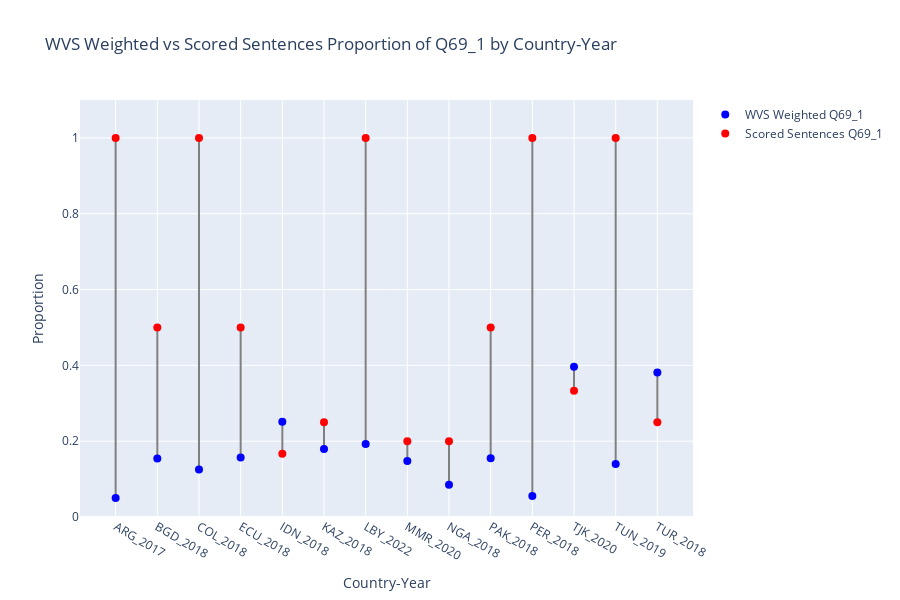

The notebook cell this image was saved under:
### Code cell
## (Visualization -III) ##

# This script compares proportions of a specific Q69 survey response between scored sentences and WVS data at the country-year level.
# It aggregates sentence counts and computes proportions per country-year in the scored predictions.
# It filters the WVS data to matching country-year pairs and computes weighted response proportions using survey weights.
# The code then merges both datasets and visualizes their proportions with connecting lines to compare distributions.
# The plot uses country-year labels on the x-axis and proportion values on the y-axis, with vertical lines visually highlighting differences between WVS survey and scored sentence proportions.
# Finally, it calculates and prints the Pearson correlation between the weighted WVS proportions and scored sentence proportions.

%run visualize_prop_diffs.py

### Figure 1 — Plotly figure (JSON) as saved in the notebook; plotly's stock layout.template omitted (floating-point values rounded to 4 significant figures)
{"data": [{"hoverinfo": "skip", "line": {"color": "gray"}, "mode": "lines", "showlegend": false, "type": "scatter", "x": ["ARG_2017", "ARG_2017"], "y": [0.04985, 1]}, {"hoverinfo": "skip", "line": {"color": "gray"}, "mode": "lines", "showlegend": false, "type": "scatter", "x": ["BGD_2018", "BGD_2018"], "y": [0.1542, 0.5]}, {"hoverinfo": "skip", "line": {"color": "gray"}, "mode": "lines", "showlegend": false, "type": "scatter", "x": ["COL_2018", "COL_2018"], "y": [0.125, 1]}, {"hoverinfo": "skip", "line": {"color": "gray"}, "mode": "lines", "showlegend": false, "type": "scatter", "x": ["ECU_2018", "ECU_2018"], "y": [0.1567, 0.5]}, {"hoverinfo": "skip", "line": {"color": "gray"}, "mode": "lines", "showlegend": false, "type": "scatter", "x": ["IDN_2018", "IDN_2018"], "y": [0.2516, 0.1667]}, {"hoverinfo": "skip", "line": {"color": "gray"}, "mode": "lines", "showlegend": false, "type": "scatter", "x": ["KAZ_2018", "KAZ_2018"], "y": [0.1795, 0.25]}, {"hoverinfo": "skip", "line": {"color": "gray"}, "mode": "lines", "showlegend": false, "type": "scatter", "x": ["LBY_2022", "LBY_2022"], "y": [0.1923, 1]}, {"hoverinfo": "skip", "line": {"color": "gray"}, "mode": "lines", "showlegend": false, "type": "scatter", "x": ["MMR_2020", "MMR_2020"], "y": [0.1475, 0.2]}, {"hoverinfo": "skip", "line": {"color": "gray"}, "mode": "lines", "showlegend": false, "type": "scatter", "x": ["NGA_2018", "NGA_2018"], "y": [0.08488, 0.2]}, {"hoverinfo": "skip", "line": {"color": "gray"}, "mode": "lines", "showlegend": false, "type": "scatter", "x": ["PAK_2018", "PAK_2018"], "y": [0.1549, 0.5]}, {"hoverinfo": "skip", "line": {"color": "gray"}, "mode": "lines", "showlegend": false, "type": "scatter", "x": ["PER_2018", "PER_2018"], "y": [0.05571, 1]}, {"hoverinfo": "skip", "line": {"color": "gray"}, "mode": "lines", "showlegend": false, "type": "scatter", "x": ["TJK_2020", "TJK_2020"], "y": [0.3967, 0.3333]}, {"hoverinfo": "skip", "line": {"color": "gray"}, "mode": "lines", "showlegend": false, "type": "scatter", "x": ["TUN_2019", "TUN_2019"], "y": [0.1399, 1]}, {"hoverinfo": "skip", "line": {"color": "gray"}, "mode": "lines", "showlegend": false, "type": "scatter", "x": ["TUR_2018", "TUR_2018"], "y": [0.381, 0.25]}, {"hovertemplate": "%{x}<br>WVS Weighted Proportion: %{y:.2f}<extra></extra>", "marker": {"color": "blue", "size": 8}, "mode": "markers", "name": "WVS Weighted Q69_1", "type": "scatter", "x": ["ARG_2017", "BGD_2018", "COL_2018", "ECU_2018", "IDN_2018", "KAZ_2018", "LBY_2022", "MMR_2020", "NGA_2018", "PAK_2018", "PER_2018", "TJK_2020", "TUN_2019", "TUR_2018"], "y": [0.04985, 0.1542, 0.125, 0.1567, 0.2516, 0.1795, 0.1923, 0.1475, 0.08488, 0.1549, 0.05571, 0.3967, 0.1399, 0.381]}, {"hovertemplate": "%{x}<br>Sentence Proportion: %{y:.2f}<extra></extra>", "marker": {"color": "red", "size": 8}, "mode": "markers", "name": "Scored Sentences Q69_1", "type": "scatter", "x": ["ARG_2017", "BGD_2018", "COL_2018", "ECU_2018", "IDN_2018", "KAZ_2018", "LBY_2022", "MMR_2020", "NGA_2018", "PAK_2018", "PER_2018", "TJK_2020", "TUN_2019", "TUR_2018"], "y": [1.0, 0.5, 1.0, 0.5, 0.1667, 0.25, 1.0, 0.2, 0.2, 0.5, 1.0, 0.3333, 1.0, 0.25]}], "layout": {"height": 600, "hovermode": "x unified", "title": {"text": "WVS Weighted vs Scored Sentences Proportion of Q69_1 by Country-Year"}, "xaxis": {"title": {"text": "Country-Year"}}, "yaxis": {"range": [0, 1.1], "title": {"text": "Proportion"}}}}
